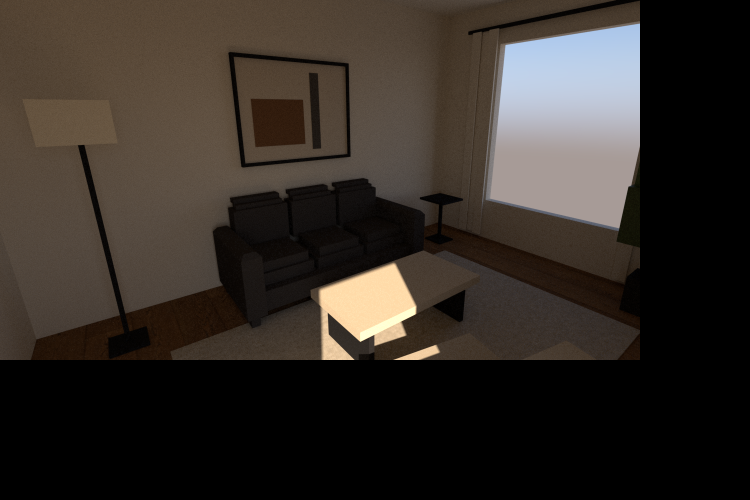
#> input picture vray_pipeline_proof.png, 1500 x 1000 px (shown at 1/2 size); its folder holds only this picture in this run
$ python render_judge.py ../../vray_pipeline_proof.png   (older library calls are emulated)
#> lines starting #> are read from the running program, lines starting #| are printed output that depends on the picture
### tools/interior_studio/theme_registry.py
"""theme_registry.py — TEMA = tópico multi-schema. Cada tema é dono de UM schema de validação
(checks + thresholds + anti-patterns + DNA) e tem UM estagiário responsável. É o registry que
faz "estagiários separados por tema": o estagiário de black_wood_gold só conhece o schema dele.

Tema = DADO (não agente caro): o "estagiário" é um PERFIL (persona+modelo) que vira dispatch.
Right-sized: hoje há 4 presets reais (black_wood_gold, dark_walnut, hotel_boutique, warm_compact);
a estrutura suporta N. DNA canônico vem de .claude/memory/felipe_style_dna.md + os presets em
artifacts/reference_lab/themes/. stdlib only.

Cada check tem `kind`:
  - "deterministic": avaliado pelos números do render_fingerprint (gate = verdade).
  - "vision": uma pergunta pro modelo de visão (vision_describe).
  - "hybrid": número determinístico (suporte) + pergunta de visão (confirma).
"""
from __future__ import annotations

from pathlib import Path

ROOT = Path(__file__).resolve().parents[2]
THEMES_DIR = ROOT / "artifacts/reference_lab/themes"
DNA_FILE = ROOT / ".claude/memory/felipe_style_dna.md"

# ---- JUIZ DE RENDER (perfil) por tema: persona + modelo local de síntese ----
JUDGES = {
    "black_wood_gold": {"id": "judge-nero", "persona": "Nero — especialista no escuro premium "
                        "(black/wood/gold industrial boutique). Caça caverna e fake-gold.",
                        "model": "deepseek-r1:14b"},
    "dark_walnut": {"id": "judge-walnut", "persona": "Walnut — moody nogueira premium.",
                    "model": "deepseek-r1:14b"},
    "hotel_boutique": {"id": "judge-lobby", "persona": "Lobby — boutique quente equilibrado.",
                       "model": "deepseek-r1:14b"},
    "warm_compact": {"id": "judge-fendi", "persona": "Fendi — claro/quente compacto.",
                     "model": "deepseek-r1:14b"},
}

# DNA curto por tema (o canônico vivo em felipe_style_dna.md / presets). Embed = robusto a path.
_DNA = {
    "black_wood_gold": (
        "BLACK_WOOD_GOLD_INDUSTRIAL_BOUTIQUE: preto/grafite fosco como BASE quieta; madeira "
        "natural quente como ACENTO; pedra escura de veio dourado SUTIL como PROTAGONISTA; "
        "bronze discreto só pontuação; eletros inox dark REFLEXIVOS; LED 2700K. Escuro mas "
        "NÃO caverna (luz+reflexo+madeira compensam). Premium não-fake. 'Casa de gente rica'."),
}
_ANTI = {
    "black_wood_gold": [
        "caverna: tudo preto sem compensação de luz/reflexo (bloco morto)",
        "fake-luxury: veio dourado gritante / ouro espalhado / puxador dourado demais",
        "preto puro chapado [0,0,0] sem matiz nem reflexo",
        "LED frio 4000K+ (quebra a paleta quente)",
        "branco puro/chapado (cheira MDF barato)",
        "madeira na área molhada (parece fake)",
    ],
}

# ---- o SCHEMA de checks do black_wood_gold (o 'juiz do Felipe' operacionalizado) ----
# det_field aponta um campo do fingerprint (dot-path); warn/fail comparam; q = pergunta de visão.
# NB (lição da verificação): qwen2.5vl:7b super-dispara cave/fake-gold e perde blowout sutil.
# Princípio do projeto: gate DETERMINÍSTICO = verdade; visão = CONSULTIVA. Por isso:
#   - check com det_field => o número DECIDE (pode FAIL); a visão só pode escalar PASS->WARN.
#   - check só-visão => "advisory": cap em WARN (nunca derruba sozinho, porque é ruidoso).
_CHECKS_BWG = [
    {"id": "no_blowout", "label": "sem objeto estourado", "kind": "hybrid", "type": "bool",
     "q": "Há algum objeto BRANCO ESTOURADO, sem detalhe (uma superfície clara virando branco puro)?",
     "bad_answer": True, "det_field": "clipped_pct", "fail_above": 1.0, "warn_above": 0.1},
    {"id": "not_cave", "label": "escuro mas NÃO caverna", "kind": "hybrid", "type": "bool",
     "q": "Parece CAVERNA — escuro demais, o ambiente some no preto?",
     "bad_answer": True, "det_field": "exposure.mean_lum", "fail_below": 30, "warn_below": 42},
    # crushed_shadows: a mean_lum é enganada por uma janela clara (split-exposure); o near_black_pct
    # revela que metade da sala some no preto. Achado UNÂNIME dos juízes (verificação 2026-06-23).
    {"id": "crushed_shadows", "label": "sombras não esmagadas", "kind": "deterministic",
     "det_field": "near_black_pct", "fail_above": 55, "warn_above": 45},
    {"id": "warmth", "label": "luz quente 2700K", "kind": "hybrid", "type": "str",
     "q": "A luz é QUENTE (âmbar/2700K) ou FRIA (azulada/branca)?", "good_contains": "quent",
     "det_field": "warmth", "fail_below": -0.01, "warn_below": 0.04},
    {"id": "warm_metals", "label": "metais bronze quente", "kind": "vision", "type": "str",
     "q": "Os metais (luminária/mesa/detalhes) são BRONZE/DOURADO quente ou PRATA/CROMO frio?",
     "good_contains": "bronze", "advisory": True},
    {"id": "wood_accent", "label": "madeira quente de acento", "kind": "vision", "type": "bool",
     "q": "Há MADEIRA natural quente visível como acento (tampo/painel/aparador)?",
     "good_answer": True, "advisory": True},
    {"id": "no_fake_gold", "label": "sem fake-luxury", "kind": "vision", "type": "bool",
     "q": "Há veio dourado EXAGERADO/brega ou ouro espalhado demais (luxo fake)?",
     "bad_answer": True, "advisory": True},
    {"id": "material_hierarchy", "label": "hierarquia de material", "kind": "vision", "type": "bool",
     "q": "A leitura é preto como BASE, madeira/pedra como acento e bronze só pontual (sim) ou está bagunçada (não)?",
     "good_answer": True, "advisory": True},
]

# default p/ temas sem schema próprio ainda (estrutura suporta, conteúdo evolui)
_CHECKS_DEFAULT = [
    {"id": "no_blowout", "label": "sem objeto estourado", "kind": "vision", "type": "bool",
     "q": "Há objeto branco estourado, sem detalhe?", "bad_answer": True, "support_field": "clipped_pct"},
    {"id": "exposure_ok", "label": "exposição ok", "kind": "hybrid", "type": "bool",
     "q": "Está escuro demais (caverna) ou claro/estourado demais?", "bad_answer": True,
     "det_field": "exposure.mean_lum", "fail_below": 20, "warn_below": 35},
    {"id": "palette_match", "label": "paleta do tema", "kind": "vision", "type": "bool",
     "q": "A paleta bate com o tema proposto?", "good_answer": True},
]
_THEME_CHECKS = {"black_wood_gold": _CHECKS_BWG}


# [6 lines left out: function themes, not called in this run]


def resolve(theme_id: str) -> str:
    """Aceita aliases/nomes de preset → id canônico do registry."""
#> called with theme_id = 'black_wood_gold'
    t = (theme_id or "").lower()
    for canon in JUDGES:
        if canon in t or t in canon:
            return canon
    return t


def load_theme(theme_id: str) -> dict:
    """O tema como tópico: id, juiz-de-render-dono, DNA, anti-patterns, checks (schema)."""
    tid = resolve(theme_id)
    return {
        "id": tid,
        "judge": JUDGES.get(tid, {"id": f"judge-{tid}", "persona": f"juiz de render de {tid}",
                                  "model": "deepseek-r1:14b"}),
        "dna": _DNA.get(tid, f"tema {tid} (DNA ainda não destilado — usar default)"),
        "anti_patterns": _ANTI.get(tid, []),
        "checks": _THEME_CHECKS.get(tid, _CHECKS_DEFAULT),
    }


def vision_questions(theme: dict) -> list[dict]:
    """As perguntas de visão deste tema (checks kind vision|hybrid)."""
    return [{"key": c["id"], "q": c["q"], "type": c.get("type", "str")}
            for c in theme["checks"] if c["kind"] in ("vision", "hybrid")]


# [59 lines left out: functions _dig, _vision_status, eval_check, not called in this run]

### tools/interior_studio/render_fingerprint.py
"""render_fingerprint.py — TRADUÇÃO determinística de um render (PNG) p/ números que um
LLM de TEXTO consegue checar. A metade objetiva da ponte "agente local não vê imagem".

Não usa LLM nem rede: só PIL+numpy. Extrai exposição (cave/estouro), paleta dominante,
calor (color temperature proxy), contraste e cor por ZONA (grade 3x3 = noção espacial grosseira).
Determinístico e idempotente (mesmo PNG -> mesmo fingerprint). O `theme_intern` interpreta
estes números contra os thresholds do TEMA; a `vision_describe` cobre o que é semântico.
"""
from __future__ import annotations

from pathlib import Path

import numpy as np
from PIL import Image

# luminância perceptual (Rec.709)
_W = np.array([0.2126, 0.7152, 0.0722])


def _hex(rgb) -> str:
    return "#%02x%02x%02x" % (int(rgb[0]), int(rgb[1]), int(rgb[2]))


def _warmth(rgb) -> float:
    """(R-B)/255 ∈ [-1,1]: >0 quente (âmbar/2700K), <0 frio (azulado)."""
    return round((float(rgb[0]) - float(rgb[2])) / 255.0, 3)


def dominant_palette(img: Image.Image, k: int = 8) -> list[dict]:
    """Top-k cores (quantização adaptativa) com %, hex, luminância e calor. Ordenado por %."""
    small = img.convert("RGB").resize((200, 200))
    q = small.quantize(colors=k, method=Image.Quantize.FASTOCTREE)
    pal = q.getpalette()
    counts = q.getcolors() or []           # [(count, palette_index), ...]
    total = sum(c for c, _ in counts) or 1
    out = []
    for count, idx in sorted(counts, reverse=True):
        rgb = pal[idx * 3: idx * 3 + 3]
        if len(rgb) < 3:
            continue
        lum = float(np.dot(rgb, _W))
        out.append({"hex": _hex(rgb), "rgb": [int(c) for c in rgb],
                    "pct": round(100 * count / total, 1),
                    "lum": round(lum, 1), "warmth": _warmth(rgb)})
    return out


def zone_colors(arr: np.ndarray) -> dict:
    """Cor média por célula de uma grade 3x3 (top-left ... bottom-right) — noção espacial
    grosseira: 'parede' tende ao topo, 'piso' embaixo, 'janela' num lado."""
    h, w, _ = arr.shape
    names = ["top_left", "top_mid", "top_right", "mid_left", "center", "mid_right",
             "bot_left", "bot_mid", "bot_right"]
    out = {}
    for i in range(3):
        for j in range(3):
            cell = arr[i * h // 3:(i + 1) * h // 3, j * w // 3:(j + 1) * w // 3]
            mean = cell.reshape(-1, 3).mean(0)
            out[names[i * 3 + j]] = {"hex": _hex(mean), "rgb": [int(c) for c in mean],
                                     "lum": round(float(np.dot(mean, _W)), 1),
                                     "warmth": _warmth(mean)}
    return out


def near_white_frac(arr: np.ndarray, thr: int = 235) -> float:
    """Fração de pixels quase-brancos (menor canal >= thr): o proxy de 'chapado de BRANCO /
    lavado'. Mais amplo que clipped_white (>=250) — pega o off-white sem cor, não só o estouro."""
    return round(float((arr.min(2) >= thr).mean()), 4)


def texture_frac(arr: np.ndarray, win: int = 8, lo: float = 1.0, hi: float = 20.0) -> float:
    """ADVISORY (não-veredito) de 'quanta variação de textura há?': fração de tiles win×win cujo
    desvio-padrão local cai na banda [lo,hi]. Textura de veio/concreto/pedra (amplitude média) cai
    na banda; a cor chapada fica abaixo. CAVEAT (revisão adversarial): NÃO é um veredito confiável de
    'tem textura?' num render de LINHA do SketchUp — (a) as texturas de TECIDO do pipeline são
    sutis (std de tile ~0.7-1.3, quase no piso de ruído) e podem ler como chapadas; (b) as arestas
    ANTIALIASED do SU caem na banda média (~5-11) e inflam o número sem material. Por isso o
    flat_white_gate reporta este número mas NÃO decide veredito com ele; a prova de textura aplicada
    é o log per-kind do place_layout_skp.rb + o olho do Felipe. Determinístico/idempotente."""
    lum = arr @ _W
    h, w = lum.shape
    hh, ww = h - h % win, w - w % win
    if hh < win or ww < win:
        return 0.0
    tstd = lum[:hh, :ww].reshape(hh // win, win, ww // win, win).std(axis=(1, 3))
    return round(float(((tstd >= lo) & (tstd <= hi)).mean()), 4)


# ---------------------------------------------------------------- FP-039: métricas v2 por TIER
def large_flat_area_frac(arr: np.ndarray, win: int = 32, eps: float = 2.0) -> float:
    """ADVISORY (era p/ ser confiável; a CALIBRAÇÃO demoveu): fração de tiles GRANDES (win×win)
    quase-uniformes (std < eps). Mede 'área de cor sólida ampla' — mas parede/piso/blocos coloridos
    LEGÍTIMOS também são sólidos (VARIED colorido=0.87, deliverable texturizado=0.59), então NÃO
    distingue 'chapado ruim' de 'sólido ok' → não pode decidir veredito. Fica reportado. Determinístico."""
    lum = arr @ _W
    h, w = lum.shape
    hh, ww = h - h % win, w - w % win
    if hh < win or ww < win:
        return 0.0
    tstd = lum[:hh, :ww].reshape(hh // win, win, ww // win, win).std(axis=(1, 3))
    return round(float((tstd < eps).mean()), 4)


def _saturation(arr: np.ndarray) -> np.ndarray:
    mx = arr.max(2)
    mn = arr.min(2)
    return np.where(mx > 1e-6, (mx - mn) / np.maximum(mx, 1e-6), 0.0)


def neutral_dominance(arr: np.ndarray, sat_max: float = 0.12,
                      lum_lo: float = 70.0, lum_hi: float = 215.0) -> float:
    """CONFIÁVEL: fração de pixels de BAIXA saturação (cinza/bege) numa faixa de luminância média =
    dominância neutra uniforme (render monótono/'morto'). Fato físico (saturação), NÃO estética;
    exclui preto/branco puro (fora da faixa de lum). Determinístico."""
    lum = arr @ _W
    sat = _saturation(arr)
    mask = (sat <= sat_max) & (lum >= lum_lo) & (lum <= lum_hi)
    return round(float(mask.mean()), 4)


def edge_frac(arr: np.ndarray, win: int = 8, hi: float = 20.0) -> float:
    """ADVISORY: fração de tiles de ALTA amplitude (>hi) = arestas antialiased do SU. Mede LINHA,
    não material — por isso advisory, NÃO decide veredito. Determinístico."""
    lum = arr @ _W
    h, w = lum.shape
    hh, ww = h - h % win, w - w % win
    if hh < win or ww < win:
        return 0.0
    tstd = lum[:hh, :ww].reshape(hh // win, win, ww // win, win).std(axis=(1, 3))
    return round(float((tstd > hi).mean()), 4)


def palette_entropy(img: Image.Image, k: int = 8) -> float:
    """ADVISORY: entropia de Shannon das % da paleta dominante (diversidade de cor, NÃO beleza)."""
    ps = np.array([p["pct"] / 100.0 for p in dominant_palette(img, k)])
    ps = ps[ps > 0]
    if ps.size == 0:
        return 0.0
    return round(float(-(ps * np.log2(ps)).sum()), 3)


# TAXONOMIA HONESTA (FP-039): o gate decide SÓ com o tier CONFIÁVEL; o ADVISORY é reportado mas nunca
# decide (lição do FP-036: texture_frac por pixel é traiçoeiro). PROIBIDO = julgamento estético que
# a máquina NUNCA emite (é do Felipe). Os testes travam essas fronteiras mecanicamente.
METRIC_TIERS = {
    "reliable": ("near_white_frac", "neutral_dominance", "contrast_std"),
    "advisory": ("texture_frac", "edge_frac", "palette_entropy", "large_flat_area_frac"),
}
FORBIDDEN_JUDGMENT_TERMS = (
    "bonito", "feio", "premium", "elegante", "lindo", "caro", "barato", "chique",
    "luxuoso", "sofisticado", "aconchegante", "brega", "cafona", "gostoso", "charmoso",
)


def fingerprint(png_path: str | Path, k: int = 8) -> dict:
    """Fingerprint determinístico de um render. Devolve dict serializável."""
#> called with png_path = '../../vray_pipeline_proof.png', k = 8
    p = Path(png_path)
    img = Image.open(p).convert("RGB")
#> img is the input picture: PIL image 1500x1000 RGB; mean R, G, B 51, 44.5, 38.9
    arr = np.asarray(img).astype(float)            # H,W,3
    lum = arr @ _W
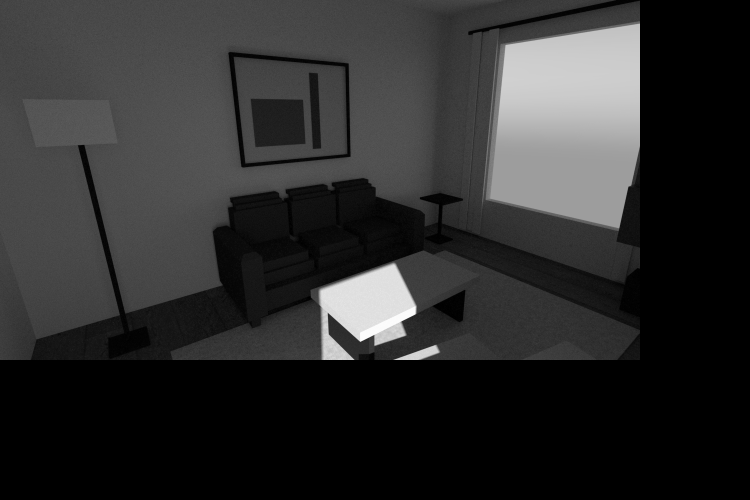
#> lum: shape (1000, 1500) float64 (shown at 1/2 size); min 0, max 253.1, mean 45.5
    npix = lum.size
    clipped = int((arr.min(2) >= 250).sum())       # branco estourado (todos canais altos)
#> clipped = 0
    dark = int((lum <= 12).sum())                   # quase-preto (perda de detalhe na sombra)
#> dark = 638121
    return {
        "image": p.name,
        "size": list(img.size),
        "exposure": {
            "mean_lum": round(float(lum.mean()), 1),
            "p5": round(float(np.percentile(lum, 5)), 1),
            "p50": round(float(np.percentile(lum, 50)), 1),
            "p95": round(float(np.percentile(lum, 95)), 1),
            "contrast_std": round(float(lum.std()), 1),
        },
        "clipped_white_px": clipped,
        "clipped_pct": round(100 * clipped / npix, 3),
        "near_black_pct": round(100 * dark / npix, 1),
        "warmth": _warmth(arr.reshape(-1, 3).mean(0)),   # calor global médio
        "near_white_pct": round(100 * near_white_frac(arr), 2),   # 'chapado de branco' (flat_white_gate)
        "texture_frac": texture_frac(arr),                        # 'tem textura?' (flat_white_gate)
        "palette": dominant_palette(img, k),
        "zones": zone_colors(arr),
        # FP-039: métricas agrupadas por TIER. O gate decide SÓ com 'reliable'; 'advisory' é reportado.
        # (chaves planas acima preservadas p/ compat de render_judge.py e do flat_white_gate v1.)
        "reliable": {
            "near_white_frac": near_white_frac(arr),
            "neutral_dominance": neutral_dominance(arr),
            "contrast_std": round(float(lum.std()), 1),
        },
        "advisory": {
            "texture_frac": texture_frac(arr),
            "edge_frac": edge_frac(arr),
            "palette_entropy": palette_entropy(img, k),
            "large_flat_area_frac": large_flat_area_frac(arr),
        },
    }
#> in texture_frac, `tstd = lum[:hh, :ww].reshape(hh // win, win, ww // win, win).std(axis=..`:
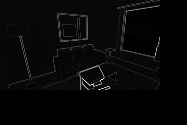
#> tstd: shape (125, 187) float64; min 0, max 89.58, mean 2.7; drawn with min black and max white
#> in dominant_palette, `small = img.convert("RGB").resize((200, 200))`:
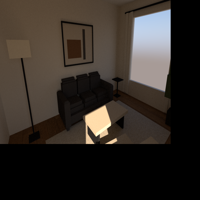
#> small: PIL image 200x200 RGB; mean R, G, B 51, 44.5, 39
#> in dominant_palette, `q = small.quantize(colors=k, method=Image.Quantize.FASTOCTREE)`:
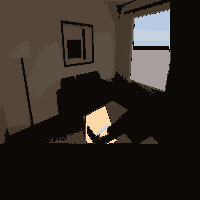
#> q: PIL image 200x200 P; mean R, G, B 49.4, 42.9, 37.5
#> in dominant_palette, `pal = q.getpalette()`: pal = [12, 9, 7, 84, 70, 57, 69, 57, 46, 92, 80, 68, 168, 158, 157, 184, 203, 228, 250, 216, 168, 199, 210, 224]
#> in dominant_palette, `counts = q.getcolors() or []`: counts = [(23428, 0), (7847, 1), (2920, 2), (2743, 3), (1362, 4), (741, 5), (521, 6), (438, 7)]
#> (the rest of the program and of its run is left out)
